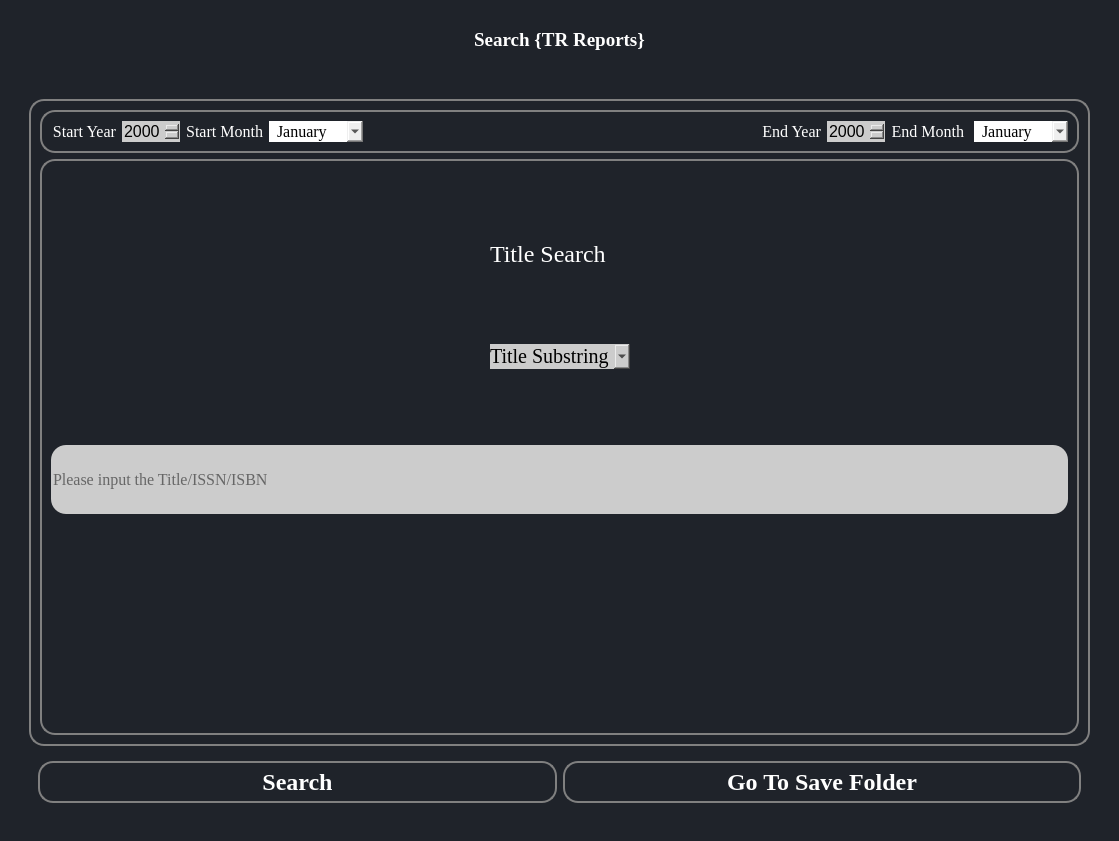
<?xml version="1.0" encoding="UTF-8"?>
<ui version="4.0">
 <class>Search</class>
 <widget class="QWidget" name="Search">
  <property name="geometry">
   <rect>
    <x>0</x>
    <y>0</y>
    <width>1119</width>
    <height>841</height>
   </rect>
  </property>
  <property name="windowTitle">
   <string>MainWindow</string>
  </property>
  <property name="styleSheet">
   <string notr="true">*{
	
	
border:none;
background-color:transparent;
background:none;
padding:0;
margin:0;
color:#fff;
}



#Search{
background-color: #1f232a;
}
#EditVendor{
background-color:#16191d;
}
QPushButton{
text-align:left;
padding: 5px 10px;

border-top-left-radius:5px;
border-bottom-left-radius:5px;
}
QPushButton:pressed{
background-color:grey;
text-align:left;
padding:2px 10px;
color:white;}</string>
  </property>
  <layout class="QGridLayout" name="gridLayout_8">
   <item row="0" column="0">
    <widget class="QWidget" name="centralwidget" native="true">
     <layout class="QGridLayout" name="gridLayout_3">
      <item row="0" column="0">
       <widget class="QWidget" name="widget" native="true">
        <property name="sizePolicy">
         <sizepolicy hsizetype="Preferred" vsizetype="Fixed">
          <horstretch>0</horstretch>
          <verstretch>0</verstretch>
         </sizepolicy>
        </property>
        <property name="font">
         <font>
          <family>Georgia</family>
          <pointsize>15</pointsize>
         </font>
        </property>
        <layout class="QGridLayout" name="gridLayout_6">
         <item row="0" column="0">
          <widget class="QLabel" name="label">
           <property name="sizePolicy">
            <sizepolicy hsizetype="Preferred" vsizetype="Fixed">
             <horstretch>0</horstretch>
             <verstretch>0</verstretch>
            </sizepolicy>
           </property>
           <property name="font">
            <font>
             <family>Georgia</family>
             <pointsize>14</pointsize>
             <weight>75</weight>
             <bold>true</bold>
            </font>
           </property>
           <property name="styleSheet">
            <string notr="true"/>
           </property>
           <property name="text">
            <string>&lt;html&gt;&lt;head/&gt;&lt;body&gt;&lt;p align=&quot;center&quot;&gt;Search {TR Reports}&lt;/p&gt;&lt;/body&gt;&lt;/html&gt;</string>
           </property>
          </widget>
         </item>
        </layout>
       </widget>
      </item>
      <item row="1" column="0">
       <widget class="QWidget" name="widget_2" native="true">
        <layout class="QGridLayout" name="gridLayout_4"/>
       </widget>
      </item>
      <item row="2" column="0">
       <widget class="QWidget" name="widget_3" native="true">
        <layout class="QGridLayout" name="gridLayout_2">
         <item row="0" column="0">
          <widget class="QFrame" name="frame">
           <property name="sizePolicy">
            <sizepolicy hsizetype="Preferred" vsizetype="Expanding">
             <horstretch>0</horstretch>
             <verstretch>0</verstretch>
            </sizepolicy>
           </property>
           <property name="styleSheet">
            <string notr="true">QFrame{
    border: 2px solid #000000;
border-color:grey;
border-radius:15px;
}</string>
           </property>
           <property name="frameShape">
            <enum>QFrame::StyledPanel</enum>
           </property>
           <property name="frameShadow">
            <enum>QFrame::Plain</enum>
           </property>
           <layout class="QVBoxLayout" name="verticalLayout">
            <item>
             <widget class="QFrame" name="frame_3">
              <property name="sizePolicy">
               <sizepolicy hsizetype="Preferred" vsizetype="Fixed">
                <horstretch>0</horstretch>
                <verstretch>0</verstretch>
               </sizepolicy>
              </property>
              <property name="styleSheet">
               <string notr="true"/>
              </property>
              <property name="frameShape">
               <enum>QFrame::StyledPanel</enum>
              </property>
              <property name="frameShadow">
               <enum>QFrame::Plain</enum>
              </property>
              <layout class="QGridLayout" name="gridLayout_7">
               <item row="0" column="5">
                <widget class="QLabel" name="label_5">
                 <property name="font">
                  <font>
                   <family>Georgia</family>
                   <pointsize>12</pointsize>
                  </font>
                 </property>
                 <property name="styleSheet">
                  <string notr="true">border:none</string>
                 </property>
                 <property name="text">
                  <string>&lt;html&gt;&lt;head/&gt;&lt;body&gt;&lt;p align=&quot;right&quot;&gt;End Year&lt;/p&gt;&lt;/body&gt;&lt;/html&gt;</string>
                 </property>
                </widget>
               </item>
               <item row="0" column="8">
                <widget class="QComboBox" name="comboBox_3">
                 <property name="font">
                  <font>
                   <family>Georgia</family>
                   <pointsize>12</pointsize>
                  </font>
                 </property>
                 <property name="styleSheet">
                  <string notr="true">color:Black;</string>
                 </property>
                 <item>
                  <property name="text">
                   <string>  January</string>
                  </property>
                 </item>
                 <item>
                  <property name="text">
                   <string>  Feburary</string>
                  </property>
                 </item>
                 <item>
                  <property name="text">
                   <string>  March</string>
                  </property>
                 </item>
                 <item>
                  <property name="text">
                   <string>  April</string>
                  </property>
                 </item>
                 <item>
                  <property name="text">
                   <string>  May</string>
                  </property>
                 </item>
                 <item>
                  <property name="text">
                   <string>  June</string>
                  </property>
                 </item>
                 <item>
                  <property name="text">
                   <string>  July</string>
                  </property>
                 </item>
                 <item>
                  <property name="text">
                   <string>  August</string>
                  </property>
                 </item>
                 <item>
                  <property name="text">
                   <string>  September</string>
                  </property>
                 </item>
                 <item>
                  <property name="text">
                   <string>  October</string>
                  </property>
                 </item>
                 <item>
                  <property name="text">
                   <string>  November</string>
                  </property>
                 </item>
                 <item>
                  <property name="text">
                   <string>  December</string>
                  </property>
                 </item>
                </widget>
               </item>
               <item row="0" column="7">
                <widget class="QLabel" name="label_6">
                 <property name="font">
                  <font>
                   <family>Georgia</family>
                   <pointsize>12</pointsize>
                  </font>
                 </property>
                 <property name="styleSheet">
                  <string notr="true">border:none</string>
                 </property>
                 <property name="text">
                  <string>&lt;html&gt;&lt;head/&gt;&lt;body&gt;&lt;p align=&quot;right&quot;&gt;End Month &lt;/p&gt;&lt;/body&gt;&lt;/html&gt;</string>
                 </property>
                </widget>
               </item>
               <item row="0" column="3">
                <widget class="QComboBox" name="comboBox">
                 <property name="font">
                  <font>
                   <family>Georgia</family>
                   <pointsize>12</pointsize>
                  </font>
                 </property>
                 <property name="styleSheet">
                  <string notr="true">color:Black;
</string>
                 </property>
                 <property name="editable">
                  <bool>false</bool>
                 </property>
                 <item>
                  <property name="text">
                   <string>  January</string>
                  </property>
                 </item>
                 <item>
                  <property name="text">
                   <string>  Feburary</string>
                  </property>
                 </item>
                 <item>
                  <property name="text">
                   <string>  March</string>
                  </property>
                 </item>
                 <item>
                  <property name="text">
                   <string>  April</string>
                  </property>
                 </item>
                 <item>
                  <property name="text">
                   <string>  May</string>
                  </property>
                 </item>
                 <item>
                  <property name="text">
                   <string>  June</string>
                  </property>
                 </item>
                 <item>
                  <property name="text">
                   <string>  July</string>
                  </property>
                 </item>
                 <item>
                  <property name="text">
                   <string>  August</string>
                  </property>
                 </item>
                 <item>
                  <property name="text">
                   <string>  September</string>
                  </property>
                 </item>
                 <item>
                  <property name="text">
                   <string>  October</string>
                  </property>
                 </item>
                 <item>
                  <property name="text">
                   <string>  November</string>
                  </property>
                 </item>
                 <item>
                  <property name="text">
                   <string>  December</string>
                  </property>
                 </item>
                </widget>
               </item>
               <item row="0" column="1">
                <widget class="QDateEdit" name="dateEdit_2">
                 <property name="sizePolicy">
                  <sizepolicy hsizetype="Fixed" vsizetype="Fixed">
                   <horstretch>0</horstretch>
                   <verstretch>0</verstretch>
                  </sizepolicy>
                 </property>
                 <property name="font">
                  <font>
                   <pointsize>12</pointsize>
                  </font>
                 </property>
                 <property name="styleSheet">
                  <string notr="true">color:black;background-color: #cccccc;</string>
                 </property>
                 <property name="displayFormat">
                  <string>yyyy</string>
                 </property>
                </widget>
               </item>
               <item row="0" column="2">
                <widget class="QLabel" name="label_2">
                 <property name="font">
                  <font>
                   <family>Georgia</family>
                   <pointsize>12</pointsize>
                  </font>
                 </property>
                 <property name="styleSheet">
                  <string notr="true">border:none</string>
                 </property>
                 <property name="text">
                  <string>&lt;html&gt;&lt;head/&gt;&lt;body&gt;&lt;p align=&quot;right&quot;&gt;Start Month&lt;/p&gt;&lt;/body&gt;&lt;/html&gt;</string>
                 </property>
                </widget>
               </item>
               <item row="0" column="6">
                <widget class="QDateEdit" name="dateEdit">
                 <property name="sizePolicy">
                  <sizepolicy hsizetype="Fixed" vsizetype="Fixed">
                   <horstretch>0</horstretch>
                   <verstretch>0</verstretch>
                  </sizepolicy>
                 </property>
                 <property name="font">
                  <font>
                   <pointsize>12</pointsize>
                  </font>
                 </property>
                 <property name="styleSheet">
                  <string notr="true">color:black;background-color: #cccccc;</string>
                 </property>
                 <property name="displayFormat">
                  <string>yyyy</string>
                 </property>
                </widget>
               </item>
               <item row="0" column="0">
                <widget class="QLabel" name="label_4">
                 <property name="font">
                  <font>
                   <family>Georgia</family>
                   <pointsize>12</pointsize>
                  </font>
                 </property>
                 <property name="styleSheet">
                  <string notr="true">border:none</string>
                 </property>
                 <property name="text">
                  <string>&lt;html&gt;&lt;head/&gt;&lt;body&gt;&lt;p align=&quot;right&quot;&gt;Start Year&lt;/p&gt;&lt;/body&gt;&lt;/html&gt;</string>
                 </property>
                </widget>
               </item>
               <item row="0" column="4">
                <spacer name="horizontalSpacer_3">
                 <property name="orientation">
                  <enum>Qt::Horizontal</enum>
                 </property>
                 <property name="sizeHint" stdset="0">
                  <size>
                   <width>40</width>
                   <height>20</height>
                  </size>
                 </property>
                </spacer>
               </item>
              </layout>
             </widget>
            </item>
            <item>
             <widget class="QFrame" name="frame_4">
              <property name="frameShape">
               <enum>QFrame::StyledPanel</enum>
              </property>
              <property name="frameShadow">
               <enum>QFrame::Raised</enum>
              </property>
              <layout class="QGridLayout" name="gridLayout">
               <item row="2" column="0">
                <spacer name="horizontalSpacer_2">
                 <property name="orientation">
                  <enum>Qt::Horizontal</enum>
                 </property>
                 <property name="sizeHint" stdset="0">
                  <size>
                   <width>40</width>
                   <height>20</height>
                  </size>
                 </property>
                </spacer>
               </item>
               <item row="0" column="2">
                <spacer name="horizontalSpacer">
                 <property name="orientation">
                  <enum>Qt::Horizontal</enum>
                 </property>
                 <property name="sizeHint" stdset="0">
                  <size>
                   <width>40</width>
                   <height>20</height>
                  </size>
                 </property>
                </spacer>
               </item>
               <item row="2" column="1">
                <spacer name="verticalSpacer_3">
                 <property name="orientation">
                  <enum>Qt::Vertical</enum>
                 </property>
                 <property name="sizeHint" stdset="0">
                  <size>
                   <width>20</width>
                   <height>50</height>
                  </size>
                 </property>
                </spacer>
               </item>
               <item row="4" column="1">
                <spacer name="verticalSpacer_4">
                 <property name="orientation">
                  <enum>Qt::Vertical</enum>
                 </property>
                 <property name="sizeHint" stdset="0">
                  <size>
                   <width>20</width>
                   <height>49</height>
                  </size>
                 </property>
                </spacer>
               </item>
               <item row="0" column="1">
                <spacer name="verticalSpacer_5">
                 <property name="orientation">
                  <enum>Qt::Vertical</enum>
                 </property>
                 <property name="sizeHint" stdset="0">
                  <size>
                   <width>20</width>
                   <height>49</height>
                  </size>
                 </property>
                </spacer>
               </item>
               <item row="8" column="1">
                <spacer name="verticalSpacer">
                 <property name="orientation">
                  <enum>Qt::Vertical</enum>
                 </property>
                 <property name="sizeHint" stdset="0">
                  <size>
                   <width>20</width>
                   <height>49</height>
                  </size>
                 </property>
                </spacer>
               </item>
               <item row="7" column="1">
                <spacer name="verticalSpacer_2">
                 <property name="orientation">
                  <enum>Qt::Vertical</enum>
                 </property>
                 <property name="sizeHint" stdset="0">
                  <size>
                   <width>20</width>
                   <height>50</height>
                  </size>
                 </property>
                </spacer>
               </item>
               <item row="6" column="0">
                <spacer name="verticalSpacer_6">
                 <property name="orientation">
                  <enum>Qt::Vertical</enum>
                 </property>
                 <property name="sizeHint" stdset="0">
                  <size>
                   <width>20</width>
                   <height>49</height>
                  </size>
                 </property>
                </spacer>
               </item>
               <item row="5" column="0" colspan="3">
                <widget class="QLineEdit" name="lineEdit">
                 <property name="sizePolicy">
                  <sizepolicy hsizetype="Expanding" vsizetype="Expanding">
                   <horstretch>0</horstretch>
                   <verstretch>0</verstretch>
                  </sizepolicy>
                 </property>
                 <property name="font">
                  <font>
                   <family>Georgia</family>
                   <pointsize>12</pointsize>
                  </font>
                 </property>
                 <property name="styleSheet">
                  <string notr="true">QLineEdit {
    color: black;
	background-color: #cccccc;
 border-radius:15px;
}
</string>
                 </property>
                 <property name="placeholderText">
                  <string>Please input the Title/ISSN/ISBN </string>
                 </property>
                </widget>
               </item>
               <item row="1" column="1">
                <widget class="QLabel" name="label_3">
                 <property name="sizePolicy">
                  <sizepolicy hsizetype="Fixed" vsizetype="Preferred">
                   <horstretch>0</horstretch>
                   <verstretch>0</verstretch>
                  </sizepolicy>
                 </property>
                 <property name="font">
                  <font>
                   <family>Georgia</family>
                   <pointsize>18</pointsize>
                  </font>
                 </property>
                 <property name="styleSheet">
                  <string notr="true">border:none</string>
                 </property>
                 <property name="text">
                  <string>Title Search </string>
                 </property>
                </widget>
               </item>
               <item row="3" column="1">
                <widget class="QComboBox" name="comboBox_2">
                 <property name="sizePolicy">
                  <sizepolicy hsizetype="Fixed" vsizetype="Fixed">
                   <horstretch>0</horstretch>
                   <verstretch>0</verstretch>
                  </sizepolicy>
                 </property>
                 <property name="font">
                  <font>
                   <family>Georgia</family>
                   <pointsize>15</pointsize>
                  </font>
                 </property>
                 <property name="styleSheet">
                  <string notr="true">QComboBox {
    color: black; 	background-color: #cccccc;
}

QComboBox QAbstractItemView {
    color: black;
	background-color: #cccccc;
}
</string>
                 </property>
                 <item>
                  <property name="text">
                   <string>Title Substring</string>
                  </property>
                 </item>
                 <item>
                  <property name="text">
                   <string>ISSN</string>
                  </property>
                 </item>
                 <item>
                  <property name="text">
                   <string>ISBN</string>
                  </property>
                 </item>
                </widget>
               </item>
              </layout>
             </widget>
            </item>
           </layout>
          </widget>
         </item>
         <item row="1" column="0">
          <widget class="QFrame" name="frame_2">
           <property name="styleSheet">
            <string notr="true"/>
           </property>
           <property name="frameShape">
            <enum>QFrame::StyledPanel</enum>
           </property>
           <property name="frameShadow">
            <enum>QFrame::Plain</enum>
           </property>
           <layout class="QGridLayout" name="gridLayout_5">
            <item row="0" column="1">
             <widget class="QPushButton" name="pushButton_3">
              <property name="font">
               <font>
                <family>Georgia</family>
                <pointsize>18</pointsize>
                <weight>75</weight>
                <bold>true</bold>
               </font>
              </property>
              <property name="autoFillBackground">
               <bool>false</bool>
              </property>
              <property name="styleSheet">
               <string notr="true">
  QPushButton {
    border: 2px solid #000000;
border-color:grey;
border-radius:15px;
text-align:center;
}

QPushButton:hover {
    background-color: lightblue;
}


</string>
              </property>
              <property name="text">
               <string>Go To Save Folder</string>
              </property>
              <property name="icon">
               <iconset>
                <normaloff>../Final Project/COUNTER-Release-5.1/ui/resources/Icons/folder.png</normaloff>../Final Project/COUNTER-Release-5.1/ui/resources/Icons/folder.png</iconset>
              </property>
              <property name="iconSize">
               <size>
                <width>28</width>
                <height>28</height>
               </size>
              </property>
              <property name="shortcut">
               <string/>
              </property>
             </widget>
            </item>
            <item row="0" column="0">
             <widget class="QPushButton" name="pushButton_2">
              <property name="font">
               <font>
                <family>Georgia</family>
                <pointsize>18</pointsize>
                <weight>75</weight>
                <bold>true</bold>
               </font>
              </property>
              <property name="autoFillBackground">
               <bool>false</bool>
              </property>
              <property name="styleSheet">
               <string notr="true">
  QPushButton {
    border: 2px solid #000000;
border-color:grey;
border-radius:15px;
text-align:center;
}

QPushButton:hover {
    background-color: lightblue;
}


</string>
              </property>
              <property name="text">
               <string>Search</string>
              </property>
              <property name="icon">
               <iconset>
                <normaloff>../Final Project/COUNTER-Release-5.1/ui/resources/loupe.png</normaloff>../Final Project/COUNTER-Release-5.1/ui/resources/loupe.png</iconset>
              </property>
              <property name="iconSize">
               <size>
                <width>28</width>
                <height>28</height>
               </size>
              </property>
              <property name="shortcut">
               <string/>
              </property>
             </widget>
            </item>
           </layout>
          </widget>
         </item>
        </layout>
       </widget>
      </item>
     </layout>
    </widget>
   </item>
  </layout>
 </widget>
 <resources>
  <include location="../Final Project/COUNTER-Release-5.1/ui/resources.qrc"/>
 </resources>
 <connections/>
</ui>
